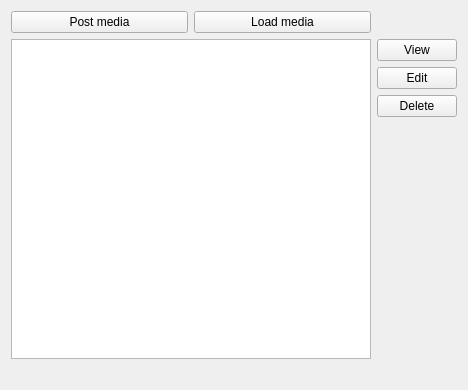
<?xml version="1.0" encoding="UTF-8"?>
<ui version="4.0">
 <class>DisplayMultimediaGUI</class>
 <widget class="QWidget" name="DisplayMultimediaGUI">
  <property name="geometry">
   <rect>
    <x>0</x>
    <y>0</y>
    <width>468</width>
    <height>390</height>
   </rect>
  </property>
  <property name="windowTitle">
   <string>Form</string>
  </property>
  <layout class="QGridLayout" name="gridLayout_2">
   <item row="0" column="0">
    <layout class="QGridLayout" name="gridLayout">
     <item row="0" column="0">
      <widget class="QPushButton" name="postButton">
       <property name="text">
        <string>Post media</string>
       </property>
      </widget>
     </item>
     <item row="0" column="1">
      <widget class="QPushButton" name="loadButton">
       <property name="text">
        <string>Load media</string>
       </property>
      </widget>
     </item>
    </layout>
   </item>
   <item row="1" column="0">
    <widget class="QListWidget" name="multimediaList"/>
   </item>
   <item row="1" column="1">
    <layout class="QVBoxLayout" name="verticalLayout">
     <item>
      <widget class="QPushButton" name="viewButton">
       <property name="text">
        <string>View</string>
       </property>
      </widget>
     </item>
     <item>
      <widget class="QPushButton" name="editButton">
       <property name="text">
        <string>Edit</string>
       </property>
      </widget>
     </item>
     <item>
      <widget class="QPushButton" name="deleteButton">
       <property name="text">
        <string>Delete</string>
       </property>
      </widget>
     </item>
     <item>
      <spacer name="verticalSpacer">
       <property name="orientation">
        <enum>Qt::Vertical</enum>
       </property>
       <property name="sizeHint" stdset="0">
        <size>
         <width>20</width>
         <height>40</height>
        </size>
       </property>
      </spacer>
     </item>
    </layout>
   </item>
   <item row="2" column="0">
    <widget class="QLabel" name="message">
     <property name="text">
      <string/>
     </property>
    </widget>
   </item>
  </layout>
 </widget>
 <resources/>
 <connections/>
</ui>
